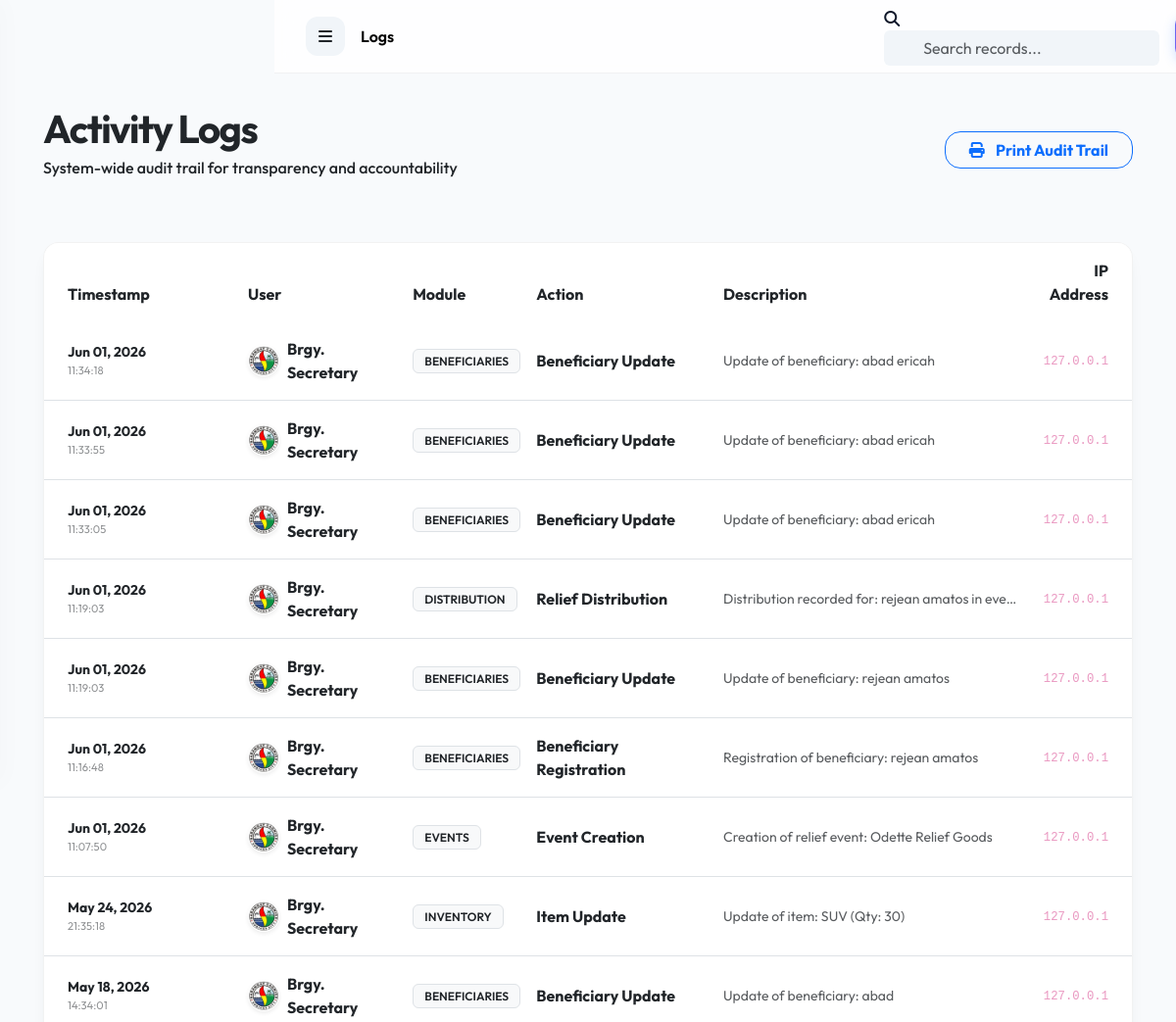
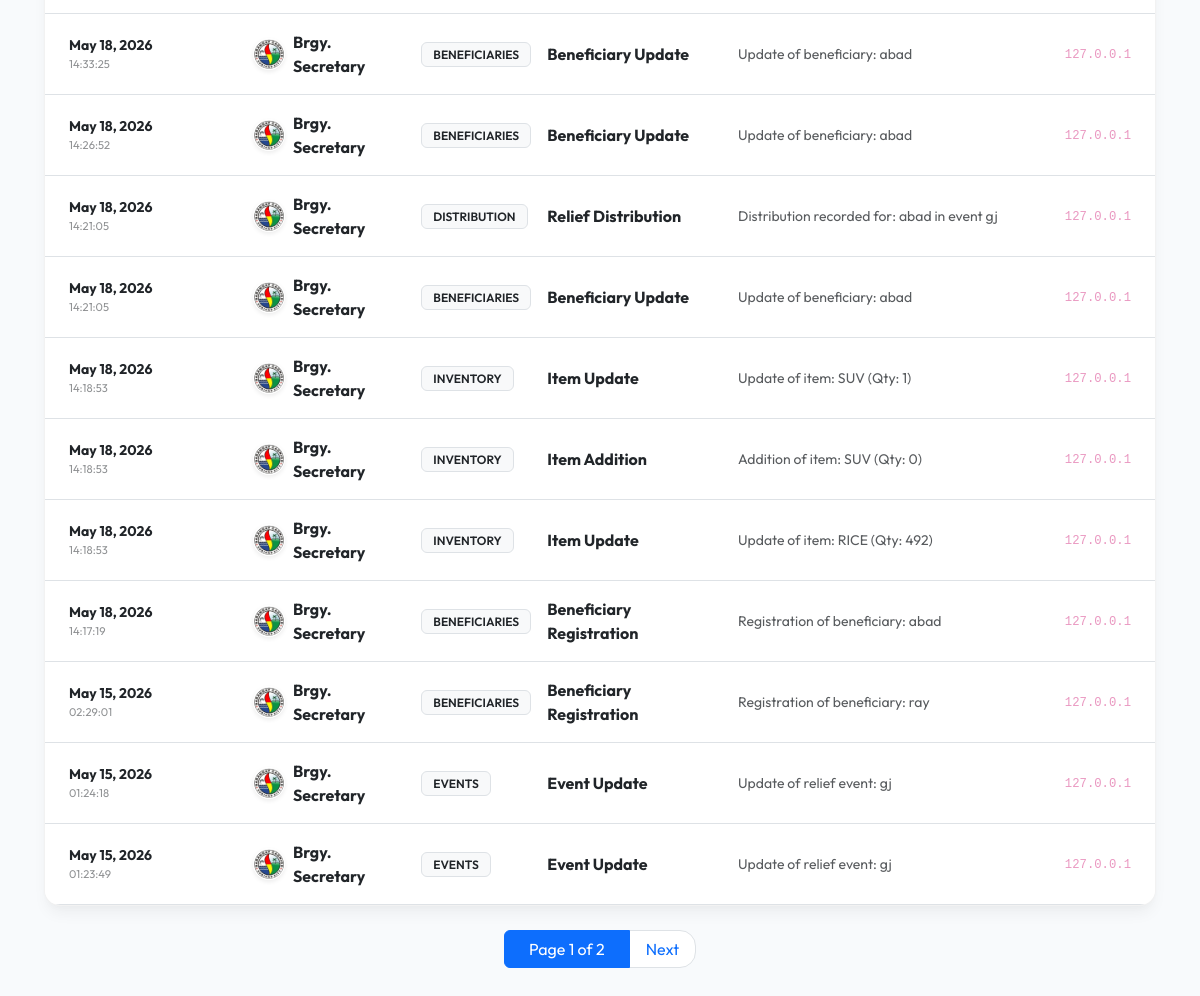
/logs/ (signed in), run on the app's committed database (2 pictures, top to bottom).
### logs/models.py (models this page shows, shortened)
class ActivityLog(models.Model):
    user = models.ForeignKey('accounts.User', on_delete=models.SET_NULL, null=True)
    action = models.CharField(max_length=255)
    module = models.CharField(max_length=100) # accounts, beneficiaries, etc.
    description = models.TextField()
    ip_address = models.GenericIPAddressField(null=True, blank=True)
    timestamp = models.DateTimeField(auto_now_add=True)

### accounts/models.py (models this page shows, shortened)
class User(AbstractUser):
    ROLE_CHOICES = (
        ('ADMIN', 'Admin'),
        ('STAFF', 'Staff/Volunteer'),
    )
    role = models.CharField(max_length=10, choices=ROLE_CHOICES, default='STAFF')
    phone_number = models.CharField(max_length=15, blank=True, null=True)
    profile_picture = models.ImageField(upload_to='profiles/', blank=True, null=True)
    def is_admin(self):
        return self.role == 'ADMIN' or self.is_superuser

### logs/views.py (the view)
# urls.py: path('', views.ActivityLogListView.as_view(), name='list'),
class ActivityLogListView(LoginRequiredMixin, ListView):
    model = ActivityLog
    template_name = 'logs/list.html'
    context_object_name = 'logs'
    paginate_by = 20
    def get_queryset(self):
        return ActivityLog.objects.all().order_by('-timestamp')

### notifications/context_processors.py (called while the page is built)
def notifications_processor(request):
    if request.user.is_authenticated:
        unread_notifications = request.user.notifications.filter(is_read=False)[:5]
        unread_count = request.user.notifications.filter(is_read=False).count()
        return {
            'topbar_notifications': unread_notifications,
            'unread_notifications_count': unread_count
        }
    return {}

### templates/logs/list.html (shortened to what this page needs)
{% extends 'base.html' %}
{% block content %}
<div class="container-fluid">
    <div class="row mb-5 align-items-center">
        <div class="col-md-8">
            <h1 class="fw-bold text-dark mb-1" style="letter-spacing: -1.5px;">Activity Logs</h1>
            <p class="text-dark fw-medium">System-wide audit trail for transparency and accountability</p>
        </div>
        <div class="col-md-4 text-md-end">
            <button class="btn btn-outline-primary fw-bold rounded-4 px-4" onclick="window.print()">
                <i class="fas fa-print me-2"></i> Print Audit Trail
            </button>
        </div>
    </div>
    <div class="glass-card overflow-hidden">
        <div class="table-responsive">
            <table class="table table-hover align-middle mb-0">
                <thead class="bg-light">
                    <tr>
                        <th class="ps-4 border-0 text-dark py-3" style="width: 200px;">Timestamp</th>
                        <th class="border-0 text-dark py-3">User</th>
                        <th class="border-0 text-dark py-3">Module</th>
                        <th class="border-0 text-dark py-3">Action</th>
                        <th class="border-0 text-dark py-3">Description</th>
                        <th class="pe-4 border-0 text-dark py-3 text-end">IP Address</th>
                    </tr>
                </thead>
                <tbody>
                    {% for log in logs %}
                    <tr>
                        <td class="ps-4 py-3">
                            <div class="text-dark fw-bold small">{{ log.timestamp|date:"M d, Y" }}</div>
                            <div class="text-dark opacity-50" style="font-size: 0.7rem;">{{ log.timestamp|date:"H:i:s" }}</div>
                        </td>
                        <td class="py-3">
                            <div class="d-flex align-items-center gap-2">
                                {% if log.user %}
                                    <img src="{% if log.user.profile_picture %}{{ log.user.profile_picture.url }}{% else %}https://ui-avatars.com/api/?name={{ log.user.get_full_name|default:log.user.username|urlencode }}&background=166534&color=fff{% endif %}" class="rounded-circle shadow-sm" width="32" height="32" style="object-fit: cover; border: 1.5px solid #fff;">
                                {% else %}
                                    <img src="https://ui-avatars.com/api/?name=Brgy.+Secretary&background=166534&color=fff" class="rounded-circle shadow-sm" width="32" height="32" style="object-fit: cover; border: 1.5px solid #fff;">
                                {% endif %}
                                <span class="text-dark fw-bold">
                                    {% if log.user %}{{ log.user.get_full_name|default:log.user.username }}{% else %}Brgy. Secretary{% endif %}
                                </span>
                            </div>
                        </td>
                        <td class="py-3">
                            <span class="badge bg-light text-dark border px-3 py-2 small">{{ log.module|upper }}</span>
                        </td>
                        <td class="py-3">
                            <span class="fw-bold text-dark">{{ log.action }}</span>
                        </td>
                        <td class="py-3">
                            <div class="text-dark small opacity-75 text-truncate" style="max-width: 300px;">{{ log.description }}</div>
                        </td>
                        <td class="pe-4 py-3 text-end text-dark opacity-50 small">
                            <code>{{ log.ip_address|default:"-" }}</code>
                        </td>
                    </tr>
                    {% endfor %}
                </tbody>
            </table>
        </div>
    </div>
    {% if is_paginated %}
    <nav class="mt-4">
        <ul class="pagination justify-content-center">
            <li class="page-item active"><span class="page-link px-4">Page {{ page_obj.number }} of {{ paginator.num_pages }}</span></li>
            {% if page_obj.has_next %}
            <li class="page-item"><a class="page-link rounded-end-4 px-3" href="?page={{ page_obj.next_page_number }}">Next</a></li>
            {% endif %}
        </ul>
    </nav>
    {% endif %}
</div>
{% endblock %}

### static/css/style.css (style rules this page uses)
:root { --primary-green: #166534; --primary-blue: #1d4ed8; --primary-red: #991b1b; --primary-yellow: #eab308; --primary-gradient: linear-gradient(135deg, #166534 0%, #15803d 100%); --secondary-gradient: linear-gradient(135deg, #1d4ed8 0%, #3b82f6 100%); --accent-gradient: linear-gradient(135deg, #991b1b 0%, #dc2626 100%); --sidebar-bg: #ffffff; --dark-bg: #f8fafc; --glass-bg: rgba(255, 255, 255, 0.7); --glass-border: rgba(0, 0, 0, 0.05); --text-main: #0f172a; --text-muted: #64748b; --card-shadow: 0 10px 15px -3px rgba(0, 0, 0, 0.05), 0 4px 6px -2px rgba(0, 0, 0, 0.02); }
body { background-color: var(--dark-bg) !important; color: var(--text-main) !important; font-family: 'Outfit', sans-serif !important; margin: 0; min-height: 100vh; }
h1, h2, h3, h4, h5, h6 { color: var(--text-main) !important; font-weight: 700 !important; }
.glass-card { background: #ffffff; border: 1px solid var(--glass-border) !important; border-radius: 16px !important; box-shadow: var(--card-shadow) !important; }
.badge { padding: 0.35rem 0.7rem !important; border-radius: 6px !important; font-weight: 600 !important; }

### templates/base.html (style rules this page uses)
:root { --sidebar-width: 280px; --topbar-height: 75px; --light-core: #ffffff; --body-bg: #f8fafc; }
body { background-color: var(--body-bg) !important; margin: 0; padding: 0; color: #0f172a !important; font-family: 'Outfit', sans-serif !important; }

### data on the page
ActivityLog: timestamp "Jun 01, 2026", timestamp "11:34:18", user.profile_picture (picture), user.get_full_name "Brgy. Secretary", module "BENEFICIARIES", action "Beneficiary Update", description "Update of beneficiary: abad ericah", ip_address "127.0.0.1"
ActivityLog: timestamp "Jun 01, 2026", timestamp "11:33:55", user.profile_picture (picture), user.get_full_name "Brgy. Secretary", module "BENEFICIARIES", action "Beneficiary Update", description "Update of beneficiary: abad ericah", ip_address "127.0.0.1"
ActivityLog: timestamp "Jun 01, 2026", timestamp "11:33:05", user.profile_picture (picture), user.get_full_name "Brgy. Secretary", module "BENEFICIARIES", action "Beneficiary Update", description "Update of beneficiary: abad ericah", ip_address "127.0.0.1"
ActivityLog: timestamp "Jun 01, 2026", timestamp "11:19:03", user.profile_picture (picture), user.get_full_name "Brgy. Secretary", module "DISTRIBUTION", action "Relief Distribution", description "Distribution recorded for: rejean amatos in eve…", ip_address "127.0.0.1"
ActivityLog: timestamp "Jun 01, 2026", timestamp "11:19:03", user.profile_picture (picture), user.get_full_name "Brgy. Secretary", module "BENEFICIARIES", action "Beneficiary Update", description "Update of beneficiary: rejean amatos", ip_address "127.0.0.1"
ActivityLog: timestamp "Jun 01, 2026", timestamp "11:16:48", user.profile_picture (picture), user.get_full_name "Brgy. Secretary", module "BENEFICIARIES", action "Beneficiary Registration", description "Registration of beneficiary: rejean amatos", ip_address "127.0.0.1"
ActivityLog: timestamp "Jun 01, 2026", timestamp "11:07:50", user.profile_picture (picture), user.get_full_name "Brgy. Secretary", module "EVENTS", action "Event Creation", description "Creation of relief event: Odette Relief Goods", ip_address "127.0.0.1"
ActivityLog: timestamp "May 24, 2026", timestamp "21:35:18", user.profile_picture (picture), user.get_full_name "Brgy. Secretary", module "INVENTORY", action "Item Update", description "Update of item: SUV (Qty: 30)", ip_address "127.0.0.1"
ActivityLog: timestamp "May 18, 2026", timestamp "14:34:01", user.profile_picture (picture), user.get_full_name "Brgy. Secretary", module "BENEFICIARIES", action "Beneficiary Update", description "Update of beneficiary: abad", ip_address "127.0.0.1"
ActivityLog: timestamp "May 18, 2026", timestamp "14:33:25", user.profile_picture (picture), user.get_full_name "Brgy. Secretary", module "BENEFICIARIES", action "Beneficiary Update", description "Update of beneficiary: abad", ip_address "127.0.0.1"
ActivityLog: timestamp "May 18, 2026", timestamp "14:26:52", user.profile_picture (picture), user.get_full_name "Brgy. Secretary", module "BENEFICIARIES", action "Beneficiary Update", description "Update of beneficiary: abad", ip_address "127.0.0.1"
ActivityLog: timestamp "May 18, 2026", timestamp "14:21:05", user.profile_picture (picture), user.get_full_name "Brgy. Secretary", module "DISTRIBUTION", action "Relief Distribution", description "Distribution recorded for: abad in event gj", ip_address "127.0.0.1"
ActivityLog: timestamp "May 18, 2026", timestamp "14:21:05", user.profile_picture (picture), user.get_full_name "Brgy. Secretary", module "BENEFICIARIES", action "Beneficiary Update", description "Update of beneficiary: abad", ip_address "127.0.0.1"
ActivityLog: timestamp "May 18, 2026", timestamp "14:18:53", user.profile_picture (picture), user.get_full_name "Brgy. Secretary", module "INVENTORY", action "Item Update", description "Update of item: SUV (Qty: 1)", ip_address "127.0.0.1"
ActivityLog: timestamp "May 18, 2026", timestamp "14:18:53", user.profile_picture (picture), user.get_full_name "Brgy. Secretary", module "INVENTORY", action "Item Addition", description "Addition of item: SUV (Qty: 0)", ip_address "127.0.0.1"
ActivityLog: timestamp "May 18, 2026", timestamp "14:18:53", user.profile_picture (picture), user.get_full_name "Brgy. Secretary", module "INVENTORY", action "Item Update", description "Update of item: RICE (Qty: 492)", ip_address "127.0.0.1"
ActivityLog: timestamp "May 18, 2026", timestamp "14:17:19", user.profile_picture (picture), user.get_full_name "Brgy. Secretary", module "BENEFICIARIES", action "Beneficiary Registration", description "Registration of beneficiary: abad", ip_address "127.0.0.1"
ActivityLog: timestamp "May 15, 2026", timestamp "02:29:01", user.profile_picture (picture), user.get_full_name "Brgy. Secretary", module "BENEFICIARIES", action "Beneficiary Registration", description "Registration of beneficiary: ray", ip_address "127.0.0.1"
ActivityLog: timestamp "May 15, 2026", timestamp "01:24:18", user.profile_picture (picture), user.get_full_name "Brgy. Secretary", module "EVENTS", action "Event Update", description "Update of relief event: gj", ip_address "127.0.0.1"
ActivityLog: timestamp "May 15, 2026", timestamp "01:23:49", user.profile_picture (picture), user.get_full_name "Brgy. Secretary", module "EVENTS", action "Event Update", description "Update of relief event: gj", ip_address "127.0.0.1"

### other printed values
{{ request.resolver_match.app_name|title }} "Logs"
{{ page_obj.number }} "1"
{{ paginator.num_pages }} "2"
